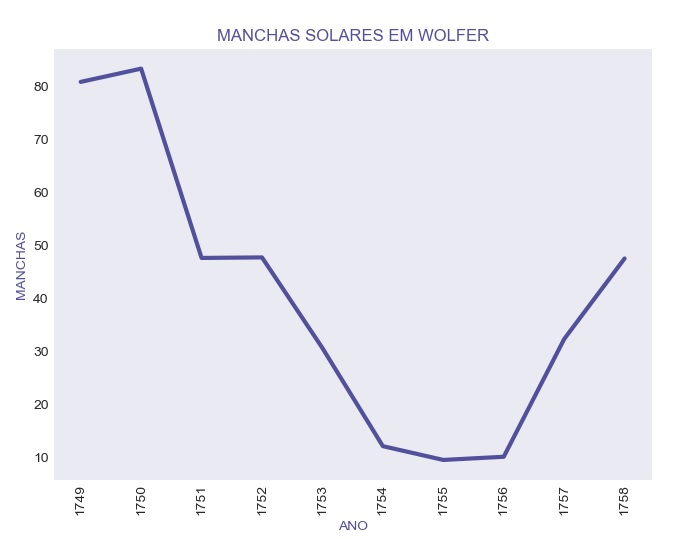

Write the Python code that produced this figure.
import pandas as pd
import matplotlib.pyplot as plt

dataset = pd.read_csv("a2_MANCHAS.csv")
dataset = dataset.head(10)

x = dataset.Ano
y = dataset.manchas
plt.style.use('seaborn-dark')
plt.plot(x, y, color = '#524f9c', linewidth = 3)
plt.title('MANCHAS SOLARES EM WOLFER', fontsize=12, color = '#524f9c')
plt.xlabel('ANO',  color = '#524f9c', fontsize=10)
plt.ylabel('MANCHAS', color = '#524f9c', fontsize=10)
plt.xticks(x, dataset.Ano, rotation = 'vertical')
plt.grid(True, linewidth=0)

plt.show()
#plt.savefig("primeiros_resultados.jpg")#
